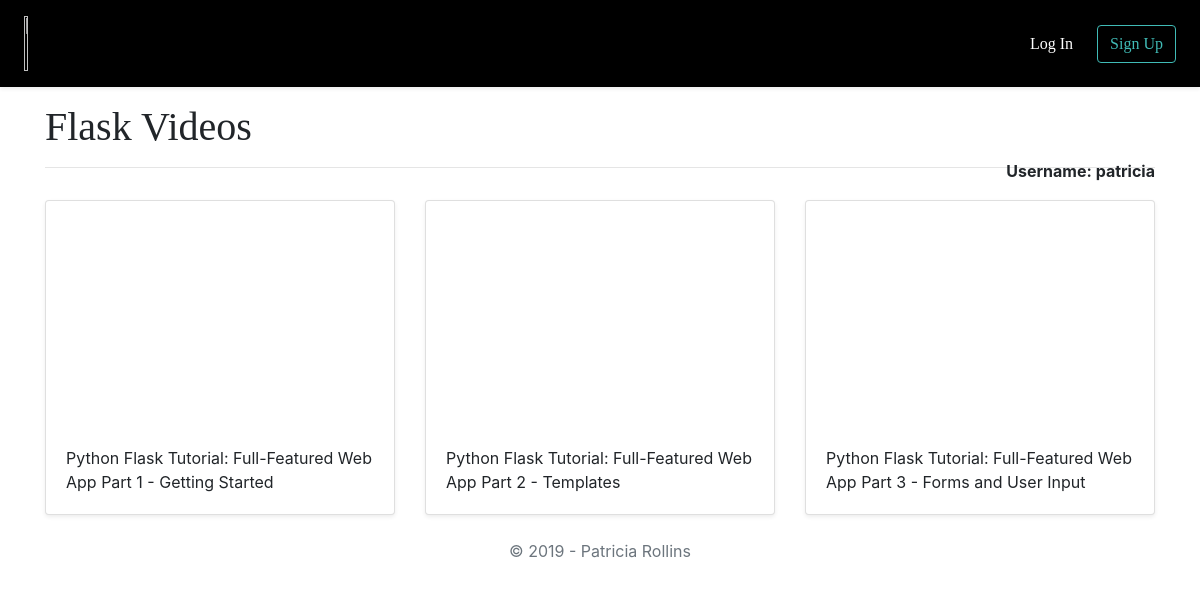
The page /vidzgroup/1 on the database its author committed.
### groups/models.py (models this page shows, shortened)
class Group(models.Model):
    title = models.CharField(max_length=255)
    user = models.ForeignKey(User, on_delete=models.CASCADE)

class Video(models.Model):
    title = models.CharField(max_length=255)
    url = models.URLField()
    youtube_id = models.CharField(max_length=255)
    group = models.ForeignKey(Group, on_delete=models.CASCADE)

### groups/views.py (the view)
# urls.py: path('vidzgroup/<int:pk>', views.DetailGroup.as_view(), name='detail_group'),
class DetailGroup(generic.DetailView):
    model = Group
    template_name = 'groups/detail_group.html'

### groups/templates/groups/detail_group.html (shortened to what this page needs)
{% extends 'groups/base.html' %}
{% block content %}
<div class="container pt-3">
  <div class="row-fluid">
    <div class=".col-sm"><h1>{{ group.title }} Videos</h1></div>
    <div class=".col-sm float-right"><span><b><class="text-muted">Username: {{ group.user.username }}</b></span></div>
  </div>
  <hr />
  <div class="row">
    {% for video in group.video_set.all %}
    <div class="col-md-4 mt-3">
      <div class="card mb-4 shadow-sm">
        <iframe width="100%" height="225" src="https://www.youtube.com/embed/{{ video.youtube_id }}" frameborder="0" allow="accelerometer; autoplay; encrypted-media; gyroscope; picture-in-picture" allowfullscreen></iframe>
        <div class="card-body">
          <p class="card-text">{{ video.title }}</p>
        </div>
      </div>
    </div>
    {% endfor %}
  </div>
</div>
{% endblock %}

### groups/static/custom.css (style rules this page uses)
h1, #navbar { font-family: Tempus Sans ITC; }

### rows shown on the page
Group: title "Flask", user.username "patricia"
Video: title "Python Flask Tutorial: Full-Featured Web App Part 1 - Getting Started"
Video: title "Python Flask Tutorial: Full-Featured Web App Part 2 - Templates"
Video: title "Python Flask Tutorial: Full-Featured Web App Part 3 - Forms and User Input"
